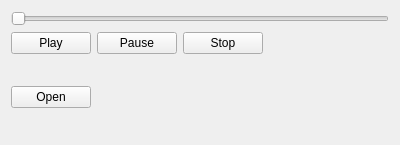
<?xml version="1.0" encoding="UTF-8"?>
<ui version="4.0">
 <class>Widget</class>
 <widget class="QWidget" name="Widget">
  <property name="geometry">
   <rect>
    <x>0</x>
    <y>0</y>
    <width>400</width>
    <height>145</height>
   </rect>
  </property>
  <property name="windowTitle">
   <string>Widget</string>
  </property>
  <layout class="QVBoxLayout" name="verticalLayout">
   <item>
    <layout class="QVBoxLayout" name="equalizerLayout"/>
   </item>
   <item>
    <widget class="QSlider" name="slider">
     <property name="orientation">
      <enum>Qt::Horizontal</enum>
     </property>
    </widget>
   </item>
   <item>
    <layout class="QHBoxLayout" name="horizontalLayout">
     <item>
      <widget class="QPushButton" name="playFileBtn">
       <property name="sizePolicy">
        <sizepolicy hsizetype="Fixed" vsizetype="Fixed">
         <horstretch>0</horstretch>
         <verstretch>0</verstretch>
        </sizepolicy>
       </property>
       <property name="text">
        <string>Play</string>
       </property>
      </widget>
     </item>
     <item>
      <widget class="QPushButton" name="pauseFileBtn">
       <property name="sizePolicy">
        <sizepolicy hsizetype="Fixed" vsizetype="Fixed">
         <horstretch>0</horstretch>
         <verstretch>0</verstretch>
        </sizepolicy>
       </property>
       <property name="text">
        <string>Pause</string>
       </property>
      </widget>
     </item>
     <item>
      <widget class="QPushButton" name="stopFileBtn">
       <property name="sizePolicy">
        <sizepolicy hsizetype="Fixed" vsizetype="Fixed">
         <horstretch>0</horstretch>
         <verstretch>0</verstretch>
        </sizepolicy>
       </property>
       <property name="text">
        <string>Stop</string>
       </property>
      </widget>
     </item>
     <item>
      <spacer name="horizontalSpacer">
       <property name="orientation">
        <enum>Qt::Horizontal</enum>
       </property>
       <property name="sizeHint" stdset="0">
        <size>
         <width>40</width>
         <height>20</height>
        </size>
       </property>
      </spacer>
     </item>
    </layout>
   </item>
   <item>
    <layout class="QHBoxLayout" name="horizontalLayout_2">
     <item>
      <widget class="QPushButton" name="openFileBtn">
       <property name="sizePolicy">
        <sizepolicy hsizetype="Fixed" vsizetype="Fixed">
         <horstretch>0</horstretch>
         <verstretch>0</verstretch>
        </sizepolicy>
       </property>
       <property name="text">
        <string>Open</string>
       </property>
      </widget>
     </item>
     <item>
      <widget class="QLabel" name="openedFileLabel">
       <property name="text">
        <string/>
       </property>
       <property name="textFormat">
        <enum>Qt::AutoText</enum>
       </property>
       <property name="scaledContents">
        <bool>false</bool>
       </property>
       <property name="wordWrap">
        <bool>true</bool>
       </property>
      </widget>
     </item>
    </layout>
   </item>
  </layout>
 </widget>
 <layoutdefault spacing="6" margin="11"/>
 <resources/>
 <connections/>
</ui>
